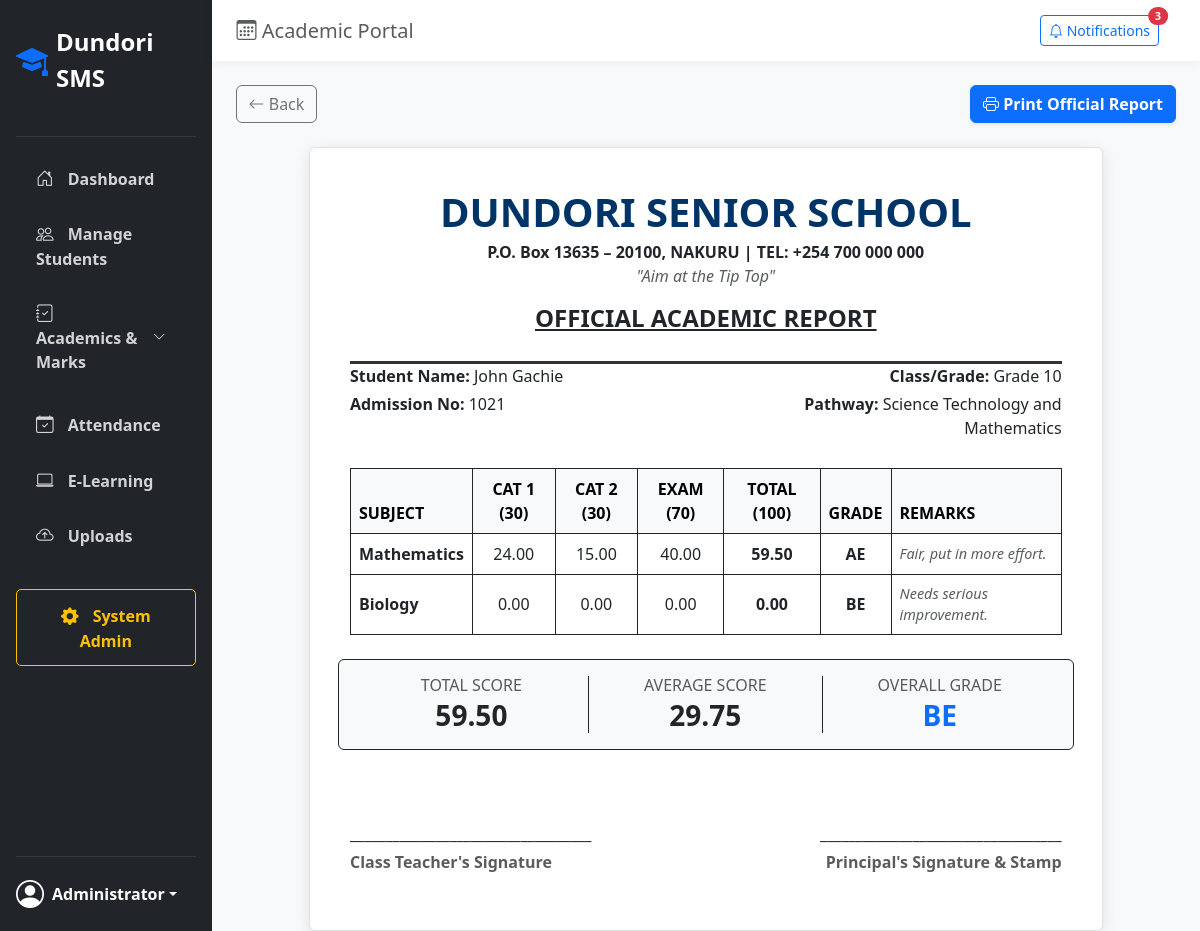
/academics/report-card/1/, run on the app's committed database.
### students/models.py (models this page shows, shortened)
class Student(models.Model):
    SYSTEM_CHOICES = [
        ('CBC', 'CBC (Grade 10-12)'),
        ('844', '8-4-4 (Form 3-4)'),
    ]
    GENDER_CHOICES = [
        ('M', 'Male'),
        ('F', 'Female'),
    ]
    STATUS_CHOICES = [
        ('ACTIVE', 'Active'),
        ('INACTIVE', 'Inactive'),
    ]
    CLASS_CHOICES = [
        ('Grade 10', 'Grade 10'),
        ('Grade 11', 'Grade 11'),
        ('Grade 12', 'Grade 12'),
        ('Form 3', 'Form 3'),
        ('Form 4', 'Form 4'),
    ]
    PATHWAY_CHOICES = [
        ('STEM', 'STEM (Science, Tech, Engineering, Math)'),
        ('ARTS', 'Arts and Sports Science'),
        ('SOCIAL', 'Social Sciences'),
    ]
    admission_number = models.CharField(max_length=20, unique=True)
    first_name = models.CharField(max_length=50)
    last_name = models.CharField(max_length=50)
    gender = models.CharField(max_length=1, choices=GENDER_CHOICES)
    date_of_birth = models.DateField()
    passport_photo = models.ImageField(upload_to='student_photos/', blank=True, null=True)
    curriculum = models.CharField(max_length=5, choices=SYSTEM_CHOICES, default='CBC')
    current_class = models.CharField(max_length=20, choices=CLASS_CHOICES)
    cbc_pathway = models.ForeignKey('academics.CBCPathway', on_delete=models.SET_NULL, null=True, blank=True, help_text="Only needed for Grade 10-12 students")
    parent_name = models.CharField(max_length=100)
    parent_phone = models.CharField(max_length=15)
    parent_email = models.EmailField(blank=True, null=True)
    status = models.CharField(max_length=10, choices=STATUS_CHOICES, default='ACTIVE')
    admission_date = models.DateField(auto_now_add=True)

### academics/models.py (models this page shows, shortened)
class CBCPathway(models.Model):
    name = models.CharField(max_length=100, help_text="e.g., STEM, Social Sciences, Arts & Sports")
    code = models.CharField(max_length=20, unique=True, help_text="e.g., STEM, SS, ARTS")

class KCSEMarksRecord(models.Model):
    student = models.ForeignKey(Student, on_delete=models.CASCADE)
    subject = models.ForeignKey(Subject, on_delete=models.CASCADE)
    term = models.ForeignKey(Term, on_delete=models.CASCADE)
    academic_year = models.ForeignKey('AcademicYear', on_delete=models.CASCADE, null=True)
    cat_1 = models.DecimalField(max_digits=5, decimal_places=2, default=0.00)
    cat_2 = models.DecimalField(max_digits=5, decimal_places=2, default=0.00)
    exam = models.DecimalField(max_digits=5, decimal_places=2, default=0.00)
    total_marks = models.DecimalField(max_digits=5, decimal_places=2, default=0, editable=False)
    grade = models.CharField(max_length=2, blank=True)
    points = models.IntegerField(default=0)
    class Meta:
        unique_together = ['student', 'subject', 'term', 'academic_year']

class Subject(models.Model):
    name = models.CharField(max_length=100)
    code = models.CharField(max_length=10, unique=True)
    is_cbc = models.BooleanField(default=False, help_text="Check if this is a CBC learning area")
    is_core = models.BooleanField(default=True, help_text="Is this subject compulsory for all students?")
    pathway = models.ForeignKey(CBCPathway, on_delete=models.SET_NULL, null=True, blank=True, help_text="Leave blank if it is a Core subject")

### academics/views.py (the view)
# urls.py: path('report-card/<int:student_id>/', views.student_report_card, name='student_report_card'),
def student_report_card(request, student_id):
    student = get_object_or_404(Student, id=student_id)
    records = KCSEMarksRecord.objects.filter(student=student)
    total_score = sum(record.total_marks for record in records if record.total_marks)
    subjects_count = records.count()
    average = (total_score / subjects_count) if subjects_count > 0 else 0
    is_cbc = 'grade' in student.current_class.lower()
    if is_cbc:
        overall_grade, _ = get_cbc_grade(average)
    else:
        overall_grade, _ = get_kcse_grade(average)
    return render(request, 'academics/report_card.html', {
        'student': student,
        'records': records,
        'total_score': total_score,
        'average': round(average, 2),
        'overall_grade': overall_grade,
        'is_cbc': is_cbc
    })

### academics/views.py (called while the page is built)
def get_cbc_grade(total_marks):
    try:
        total = float(total_marks)
    except (ValueError, TypeError):
        return '-', 0
    if total >= 80: return 'EE', 4     # Exceeding Expectations
    elif total >= 65: return 'ME', 3   # Meeting Expectations
    elif total >= 50: return 'AE', 2   # Approaching Expectations
    else: return 'BE', 1               # Below Expectations

### templates/academics/report_card.html (shortened to what this page needs)
{% extends 'base.html' %}
{% block content %}
<div class="d-flex justify-content-between align-items-center mb-4 d-print-none">
    <button type="button" class="btn btn-outline-secondary" onclick="history.back()">
        <i class="bi bi-arrow-left"></i> Back
    </button>
    <button type="button" class="btn btn-primary fw-bold shadow-sm" onclick="window.print()">
        <i class="bi bi-printer"></i> Print Official Report
    </button>
</div>
<div class="report-container border rounded">
    <div class="school-header text-center">
        <h1 class="fw-bold text-uppercase mb-1" style="color: #003366;">Dundori Senior School</h1>
        <p class="mb-0 fw-bold"> P.O. Box 13635 – 20100, NAKURU | TEL: +254 700 000 000</p>
        <p class="text-muted fst-italic">"Aim at the Tip Top"</p>
        <h4 class="mt-3 text-decoration-underline fw-bold">OFFICIAL ACADEMIC REPORT</h4>
    </div>
    <div class="row mb-4">
        <div class="col-sm-6">
            <p class="mb-1"><strong>Student Name:</strong> {{ student.first_name }} {{ student.last_name }}</p>
            <p class="mb-1"><strong>Admission No:</strong> {{ student.admission_number }}</p>
        </div>
        <div class="col-sm-6 text-end">
            <p class="mb-1"><strong>Class/Grade:</strong> {{ student.current_class }}</p>
            {% if student.cbc_pathway %}
                <p class="mb-1"><strong>Pathway:</strong> {{ student.cbc_pathway.name }}</p>
            {% endif %}
        </div>
    </div>
    <table class="table table-bordered border-dark align-middle mb-4">
        <thead class="table-light border-dark">
            <tr>
                <th>SUBJECT</th>
                <th class="text-center">CAT 1 (30)</th>
                <th class="text-center">CAT 2 (30)</th>
                <th class="text-center">EXAM (70)</th>
                <th class="text-center">TOTAL (100)</th>
                <th class="text-center">GRADE</th>
                <th>REMARKS</th>
            </tr>
        </thead>
        <tbody>
            {% for record in records %}
            <tr>
                <td class="fw-bold">{{ record.subject.name }}</td>
                <td class="text-center">{{ record.cat_1 }}</td>
                <td class="text-center">{{ record.cat_2 }}</td>
                <td class="text-center">{{ record.exam }}</td>
                <td class="text-center fw-bold">{{ record.total_marks }}</td>
                <td class="text-center fw-bold">{{ record.grade }}</td>
                <td class="fst-italic text-muted" style="font-size: 0.9em;">
                    {% if record.grade == 'A' or record.grade == 'EE' %} Excellent performance.
                    {% elif record.grade == 'B' or record.grade == 'ME' %} Good work, keep it up.
                    {% elif record.grade == 'C' or record.grade == 'AE' %} Fair, put in more effort.
                    {% else %} Needs serious improvement.
                    {% endif %}
                </td>
            </tr>
            {% empty %}
            <tr>
                <td colspan="7" class="text-center py-4">No academic records found for this student.</td>
            </tr>
            {% endfor %}
        </tbody>
    </table>
    <div class="row summary-box p-3 border border-dark rounded mb-5 bg-light">
        <div class="col-4 text-center border-end border-dark">
            <h6 class="text-muted mb-1">TOTAL SCORE</h6>
            <h3 class="fw-bold mb-0">{{ total_score }}</h3>
        </div>
        <div class="col-4 text-center border-end border-dark">
            <h6 class="text-muted mb-1">AVERAGE SCORE</h6>
            <h3 class="fw-bold mb-0">{{ average }}</h3>
        </div>
        <div class="col-4 text-center">
            <h6 class="text-muted mb-1">OVERALL GRADE</h6>
            <h3 class="fw-bold text-primary mb-0">{{ overall_grade }}</h3>
        </div>
    </div>
    <div class="row mt-5 pt-4">
        <div class="col-6">
            <p class="mb-1">__________________________________</p>
            <p class="fw-bold text-muted">Class Teacher's Signature</p>
        </div>
        <div class="col-6 text-end">
            <p class="mb-1">__________________________________</p>
            <p class="fw-bold text-muted">Principal's Signature & Stamp</p>
        </div>
    </div>
</div>
{% endblock %}

### templates/base.html (shortened to what this page needs)
<!DOCTYPE html>
<html lang="en">
<head>
    <link href="https://cdn.jsdelivr.net/npm/bootstrap@5.3.0/dist/css/bootstrap.min.css" rel="stylesheet">
    <link rel="stylesheet" href="https://cdn.jsdelivr.net/npm/bootstrap-icons@1.11.1/font/bootstrap-icons.css">
</head>
<body class="d-flex">
<aside id="sidebar" class="d-flex flex-column p-3 d-print-none text-white">
        <a href="/" class="d-flex align-items-center mb-4 mt-2 me-md-auto text-white text-decoration-none">
            <i class="bi bi-mortarboard-fill fs-2 me-2 text-primary"></i>
            <span class="fs-4 fw-bold">Dundori SMS</span>
        </a>
        <hr class="text-secondary">
        <ul class="nav flex-column mb-auto">
            <li class="nav-item">
                <a href="{% url 'class_dashboard' %}" class="nav-link fw-bold">
                    <i class="bi bi-house-door"></i> Dashboard
                </a>
            </li>
            <li class="nav-item">
                <a href="{% url 'student_list' %}" class="nav-link fw-bold">
                    <i class="bi bi-people"></i> Manage Students
                </a>
            </li>
          <li class="nav-item">
                <a href="#academicsMenu" data-bs-toggle="collapse" class="nav-link fw-bold d-flex justify-content-between align-items-center">
                    <span><i class="bi bi-journal-check"></i> Academics & Marks</span>
                    <i class="bi bi-chevron-down" style="font-size: 0.8em;"></i>
                </a>
            <li class="nav-item mt-2">
                <a href="{% url 'select_class' %}" class="nav-link fw-bold">
                    <i class="bi bi-calendar-check"></i> Attendance
                </a>
            </li>
            <li class="nav-item">
                <a href="{% url 'elearning_dashboard' %}" class="nav-link fw-bold">
                    <i class="bi bi-laptop"></i> E-Learning
                </a>
            </li>
            <li class="nav-item">
                <a href="{% url 'elearning_dashboard' %}" class="nav-link fw-bold">
                    <i class="bi bi-cloud-arrow-up"></i> Uploads
                </a>
            </li>
            <li class="nav-item mt-4">
                <a href="/admin/" class="nav-link text-warning fw-bold border border-warning text-center" target="_blank" style="border-radius: 5px;">
                    <i class="bi bi-gear-fill"></i> System Admin
                </a>
            </li>
        </ul>
        <hr class="text-secondary">
        <div class="dropdown">
            <a href="#" class="d-flex align-items-center text-white text-decoration-none dropdown-toggle" id="dropdownUser1" data-bs-toggle="dropdown" aria-expanded="false">
                <i class="bi bi-person-circle fs-3 me-2"></i>
                <strong>Administrator</strong>
            </a>
        </div>
    </aside>
    <main id="main-content" class="bg-light w-100">
        <div class="top-navbar d-flex justify-content-between align-items-center d-print-none mb-4">
            <div>
                <h5 class="text-muted mb-0"><i class="bi bi-calendar3"></i> Academic Portal</h5>
            </div>
            <div>
                <button class="btn btn-sm btn-outline-primary position-relative me-3">
                    <i class="bi bi-bell"></i> Notifications
                    <span class="position-absolute top-0 start-100 translate-middle badge rounded-pill bg-danger">
                        3
                    </span>
                </button>
            </div>
        </div>
        <div class="container-fluid px-4">
            {% block content %}
            {% endblock %}
        </div>
    </main>
</body>
</html>

### templates/base.html (style rules this page uses)
body { background-color: #f8f9fa; font-family: 'Segoe UI', Tahoma, Geneva, Verdana, sans-serif; }
#sidebar { min-height: 100vh; width: 250px; background-color: #212529; transition: all 0.3s; }
#sidebar .nav-link { color: rgba(255, 255, 255, 0.8); padding: 12px 20px; margin-bottom: 5px; border-radius: 5px; transition: 0.2s; }
#sidebar .nav-link i { margin-right: 10px; font-size: 1.1em; }
#main-content { flex-grow: 1; min-height: 100vh; transition: all 0.3s; }
.top-navbar { background-color: white; box-shadow: 0 2px 10px rgba(0,0,0,0.05); padding: 15px 25px; }

### templates/academics/report_card.html (style rules this page uses)
.report-container { max-width: 210mm; margin: 0 auto; background: #fff; padding: 40px; box-shadow: 0 4px 15px rgba(0,0,0,0.1); }
.school-header { border-bottom: 3px solid #333; padding-bottom: 20px; }

### data on the page
Student: first_name "John", last_name "Gachie", admission_number "1021", current_class "Grade 10", cbc_pathway.name "Science Technology and Mathematics"
KCSEMarksRecord: subject.name "Mathematics", cat_1 "24.00", cat_2 "15.00", exam "40.00", total_marks "59.50", grade "AE", shows "Fair, put in more effort."
KCSEMarksRecord: subject.name "Biology", cat_1 "0.00", cat_2 "0.00", exam "0.00", total_marks "0.00", grade "BE", shows "Needs serious improvement."

### other printed values
{{ total_score }} "59.50"
{{ average }} "29.75"
{{ overall_grade }} "BE"
